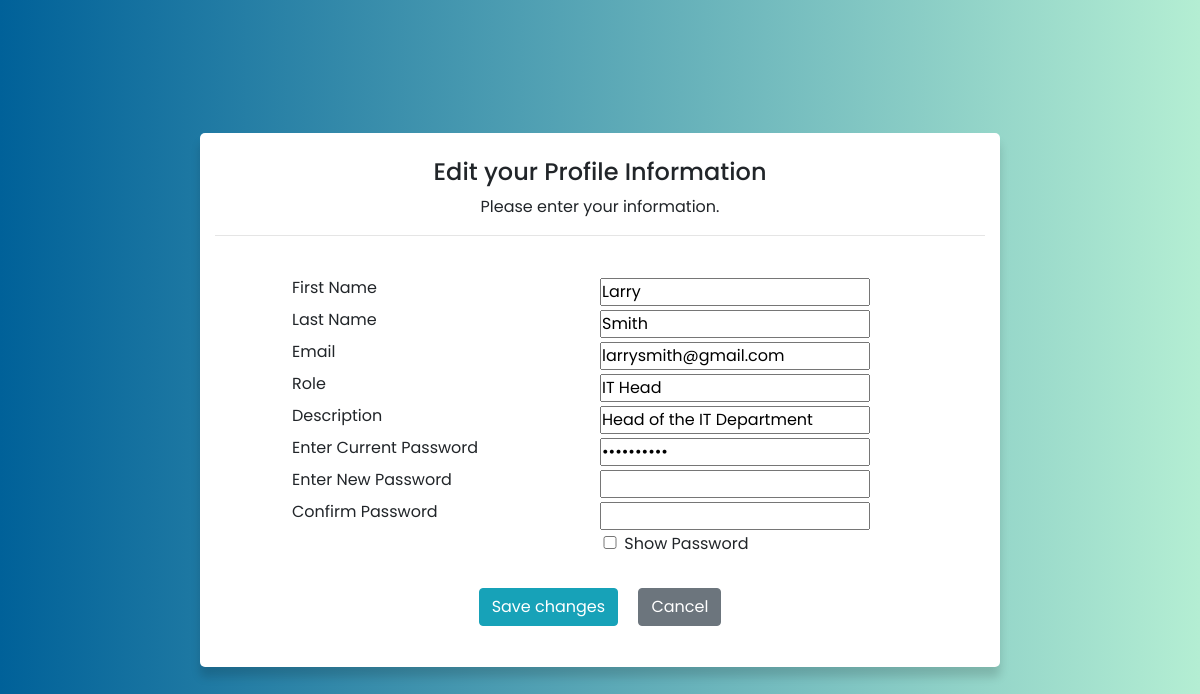
Screenshot of /edit_details.php (signed in) with the database file from the repository.
### tables this page shows
CREATE TABLE `user` (
  `u_id` int(3) NOT NULL,
  `r_id` int(3) NOT NULL,
  `first_name` varchar(50) NOT NULL,
  `last_name` varchar(50) NOT NULL,
  `Email` varchar(200) NOT NULL,
  `c_pass` varchar(50) NOT NULL,
  `role` varchar(100) NOT NULL,
  `description` varchar(200) NOT NULL,
  `type` varchar(50) NOT NULL
);

### edit_details.php (the view, shortened to what this page needs)
<?php
include "conn.php";
$type = $_SESSION["type"];
$sessionId = $_SESSION["u_id"];
$admin = mysqli_fetch_assoc(mysqli_query($conn, "SELECT * FROM user WHERE u_id = $sessionId"));
?>
<!DOCTYPE html>
<html>
<head>
    <link rel="stylesheet" href="css/style.css">
    <link rel="stylesheet" href="https://cdn.jsdelivr.net/npm/bootstrap@4.1.3/dist/css/bootstrap.min.css">
</head>
<body>
    <?php
    include "conn.php";
    $query = "SELECT * FROM user WHERE u_id ='$sessionId'";
    $result = mysqli_query($conn, $query) or die(mysqli_error($conn));
    while ($row = mysqli_fetch_array($result)) {
        $i = $row['first_name'];
        $a = $row['last_name'];
        $b = $row['Email'];
        $d = $row['role'];
        $e = $row['description'];
    }
    ?>
    <div class="container" style="max-width: 800px;">
        <form method="post" action="update_profile.php">
            <h4 style="text-align:center;">Edit your Profile Information</h4>
            <p style="text-align:center;">Please enter your information.</p>
            <hr><br>
            <center>
                <table style="width: 80%;">
                    <tr>
                        <td width="50%"><label>First Name</label></td>
                        <td width="50%"><input type="text" name="f_name" value="<?php echo $i; ?>" required></td>
                    </tr>
                    <tr>
                        <td><label>Last Name</label></td>
                        <td><input type="text" name="l_name" value="<?php echo $a; ?>" required></td>
                    </tr>
                    <tr>
                        <td><label>Email</label></td>
                        <td><input type="email" name="email" value="<?php echo $b; ?>" required></td>
                    </tr>
                    <tr>
                        <td><label>Role</label></td>
                        <td><input type="text" name="role" value="<?php echo $d; ?>" required></td>
                    </tr>
                    <tr>
                        <td><label>Description</label></td>
                        <td><input type="text" name="desc" value="<?php echo $e; ?>" required></td>
                    </tr>
                    <tr>
                        <td><label>Enter Current Password</label></td>
                        <td><input type="password" name="cur_pass" value="<?php echo $admin['c_pass'] ?>" minlength="8" id="pswrd" required></td>
                    </tr>
                    <tr>
                        <td><label>Enter New Password</label></td>
                        <td><input type="password" name="n_pass" value="" id="pswrd1" minlength="8"></td>
                    </tr>
                    <tr>
                        <td><label>Confirm Password</label></td>
                        <td><input type="password" name="c_pass" value="" id="pswrd2" minlength="8"></td>
                    </tr>
                    <tr>
                        <td></td>
                        <td>
                            <input type="checkbox" id="show" onclick="toggleVisibility()" style="width: 20px;">
                            <label for="show">Show Password</label>
                        </td>
                    </tr>
                </table>
                <br>
                <p><button type="submit" name="submit" class="btn btn-info">Save changes</button>
                    <?php
                    if ($type === 'admin') {
                    ?>
                        <a href="admin_homepage.php" class="btn btn-secondary ml-3">Cancel</a>
                    <?php
                    } else {
                    ?>
                        <a href="user_homepage.php" class="btn btn-secondary ml-3">Cancel</a>
                    <?php
                    }
                    ?>
        </form>
    </div>
</body>
</html>

### css/style.css (style rules this page uses)
* { margin: 0; padding: 0; box-sizing: border-box; font-family: "Poppins", sans-serif; }
html, body { display: grid; height: 100vh; width: 100%; place-items: center; background: linear-gradient(to right, #006199 0%, #b4eed3 100%); }
.container { background: #fff; max-width: 350px; width: 100%; padding: 25px 30px; border-radius: 5px; box-shadow: 0 10px 10px rgba(0, 0, 0, 0.15); }

### edit_details.php (style rules this page uses)
input[type=text], input[type=password], input[type=email] { width: 270px; }

### rows the page displays
user: f_name "Larry", l_name "Smith", email "larrysmith@gmail.com", role "IT Head", desc "Head of the IT Department"
